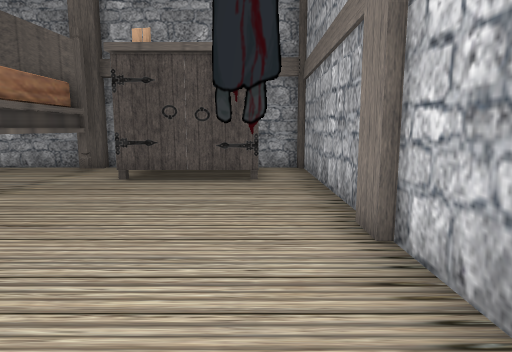
View 1 (above)

16 first-person views from a walk through a Unity game level. The camera is 1.2 m above the floor, tilts 8° down and sees 75° across. The floor is counted in squares, 1 m on a side. Each view is taken from the middle of a square. On the plan, view 1 faces up. The plan holds only what a view shows up to about 14 squares ahead; the rest is blank.

View 2
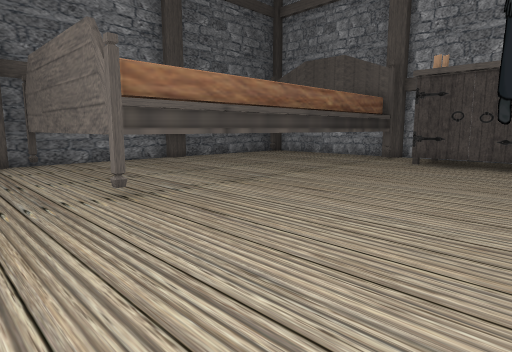

View 3
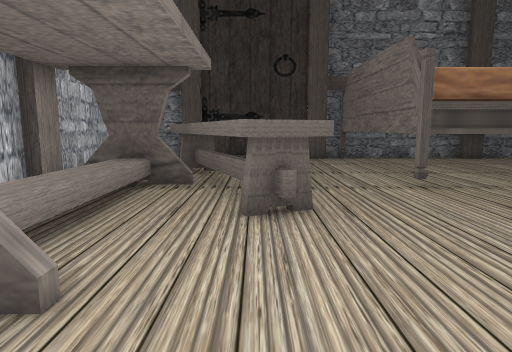

View 4
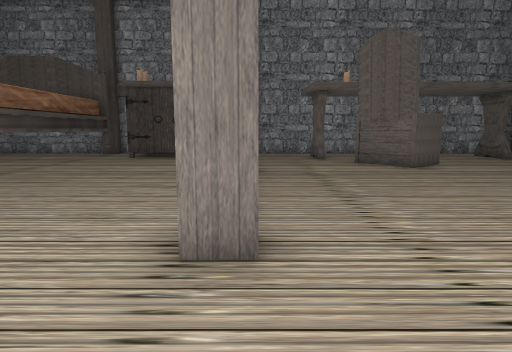

View 5
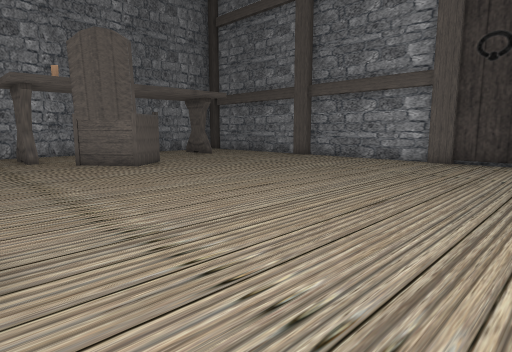

View 6
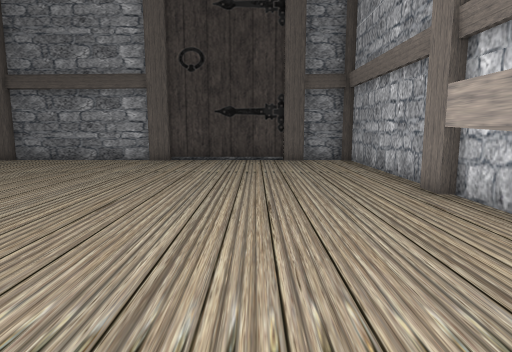

View 7
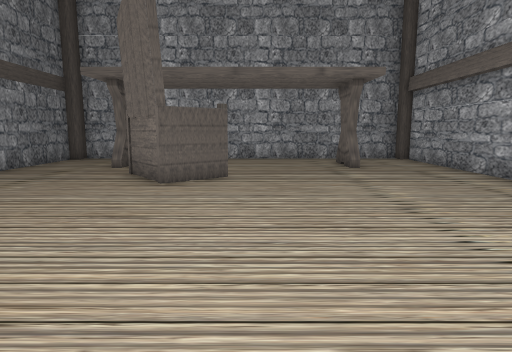

View 8
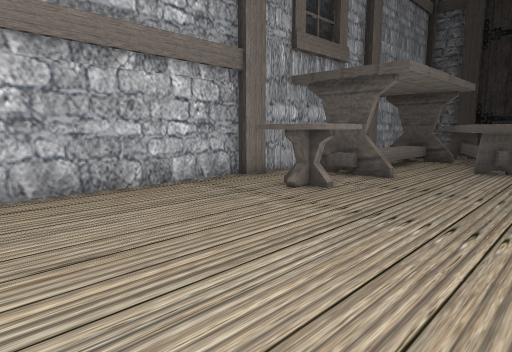

View 9
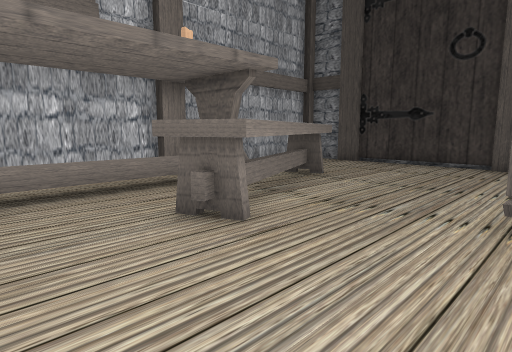

View 10
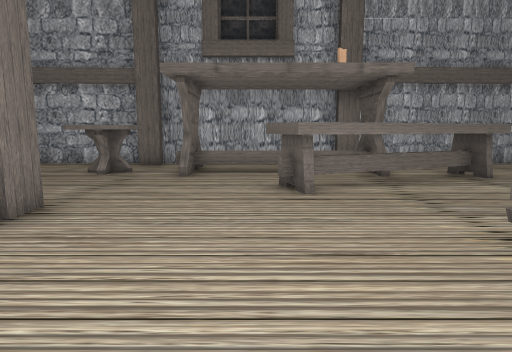

View 11
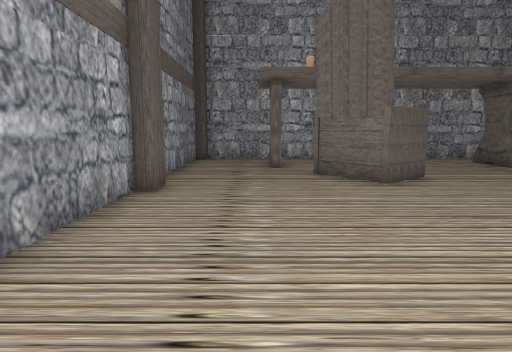

View 12
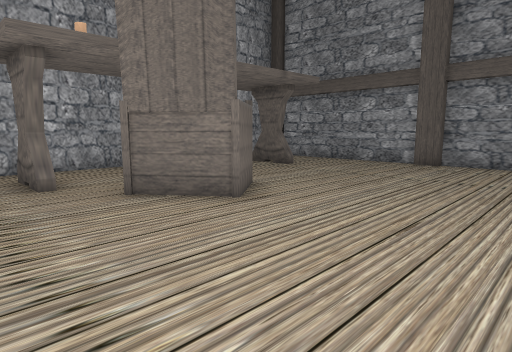

View 13
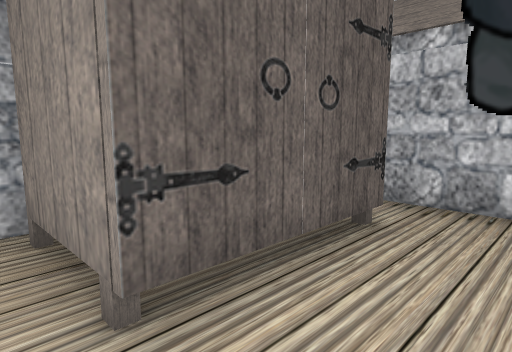

View 14
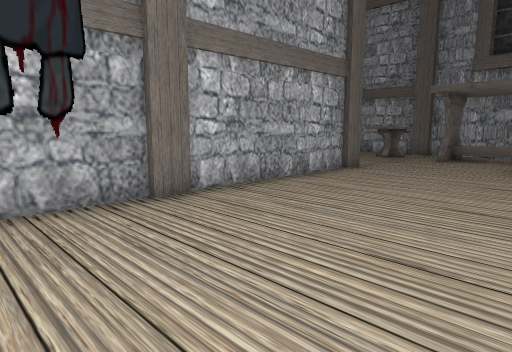

View 15
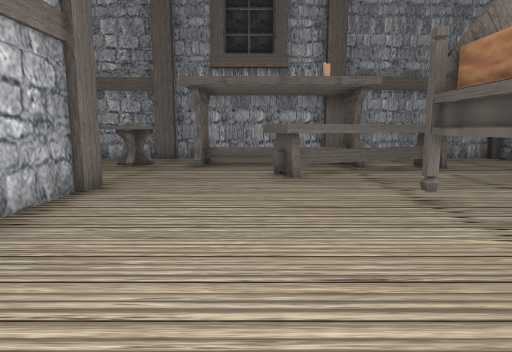

View 16
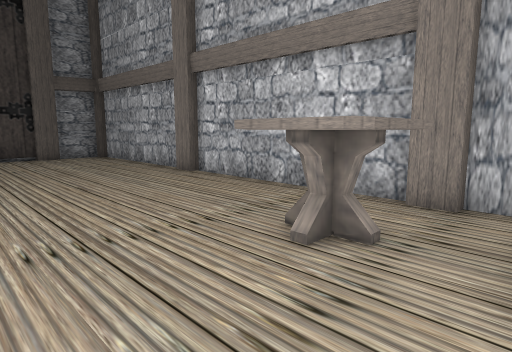

### Floor plan
Key: @ floor where view 1 was taken; # wall or solid block; . floor; = window, fence, low wall or low ledge; ^ raised ledge; O other object.
Columns run from 12 left of view 1 to 15 right of it. Each row starts with its distance up from view 1.
 11        ###  ################
 10        #.O   ##............#
  9        #.O   #...#......#..#
  8        #.OOOO#...#. ....#..#
  7        #...#.#..... .......#
  6        #....##....# ^......#
  5        #.....#....#^^......#
  4        #.....##............#
  3        #......# ...........#
  2        #......#............#
  1        #......#............#
  0        #....@.#............#
 -1 ########......#............#
 -2 #.............#............#
 -3 #.............#............#
 -4 #........^.................#
 -5 #.....^^^^.................#
 -6 #...^^^^^..................#
 -7 #...^^^#^^^^#^^^...........#
 -8 #.....=#^^^^##^^...........#
 -9 #......#####=##............#
-10 #########    ###############

Positions as (right, up) in squares from view 1, and headings:
1: (0, 0), facing up
2: (1, -4), facing up-left
3: (2, -5), facing left
4: (2, -6), facing up
5: (2, -6), facing up-right
6: (2, -6), facing right
7: (9, -3), facing up
8: (8, -3), facing down-left
9: (0, -1), facing down-left
10: (-2, 2), facing down
11: (4, -3), facing up
12: (3, 0), facing up-right
13: (-4, 6), facing up-right
14: (-4, 7), facing down-right
15: (-2, 4), facing down
16: (0, -4), facing down-right
